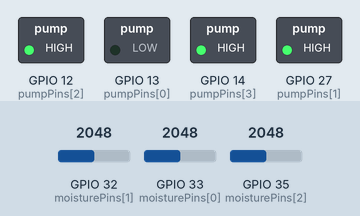
This sketch was run on a simulated ESP32. Parts: switched loads named in the sketch (green lamp = pin HIGH). The inputs (shaded band) are chosen by the test bench; at power-on: GPIO 32 (moisturePins[1]) = 2048, GPIO 33 (moisturePins[0]) = 2048, GPIO 35 (moisturePins[2]) = 2048. WiFi joins after 1.5 s; servers stay silent unless stated; network time is answered at once with the bench clock; the local clock reads 2024-03-15 10:24:30 at power-on unless the sketch sets it; no MQTT or app messages arrive unless stated; what the sketch prints to the serial monitor is not drawn.

Above: at 3.1 s.
3.2 s: GPIO 32 (moisturePins[1]) set to 1564
At 6.5 s:
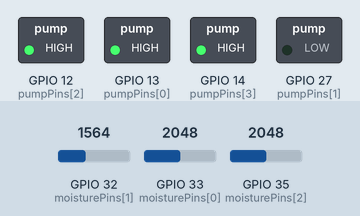
9.1 s: GPIO 32 (moisturePins[1]) set to 1438
At 14.1 s:
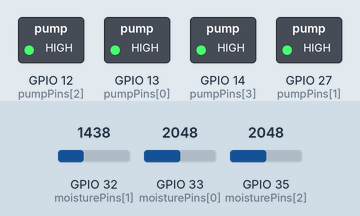
Timing chart, 0 to 15.6 s (numbered marks = the images above; inputs shaded):
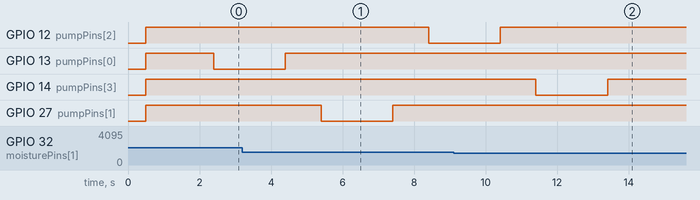

The sketch:

sketch_oct19a.ino
```cpp
#include <WiFi.h>
#include <PubSubClient.h>
#include <WiFiUdp.h>
#include <NTPClient.h>

// ============================================================
// =============== Wi-Fi + MQTT CONFIGURATION =================
// ============================================================

const char* ssid = "yourwifi";
const char* password = "yourpw";

const char* mqttServer = "mqttserver";
const int mqttPort = 1883;

const char* topicStatus       = "irrigation/status";
const char* topicMoisture     = "irrigation/moisture";
const char* topicCommand      = "irrigation/command";
const char* topicBoardStatus  = "irrigation/boardstatus";   // Dashboard LED topic

WiFiClient espClient;
PubSubClient client(espClient);

// ============================================================
// ======================== NTP TIME ============================
// ============================================================

WiFiUDP ntpUDP;
NTPClient timeClient(ntpUDP, "pool.ntp.org", 0, 60000);

// ============================================================
// ===================== IRRIGATION SETTINGS ====================
// ============================================================

const int number_zones = 4;

// Soil moisture thresholds → higher = more dry
const int moistureThresholds[number_zones] = {1500, 1500, 1500, 1500};

// Relay pins for pumps
const int pumpPins[number_zones] = {13, 27, 12, 14};

// Moisture sensor pins (Zone 3 & 4 share pin 35)
const int moisturePins[number_zones] = {33, 32, 35, 35};

// Max pump ON time per zone (ms)
const unsigned long maxRunTime = 2000;

// Delay between zones (ms)
const unsigned long zoneDelay = 1000;

// Sleep duration: 1 week = 7 days * 24h * 3600s
const unsigned long sleepDurationSec = 604800;

// Manual control window: 5 minutes = 300,000 ms
const int ControlTimeWindow = 300000;


// ============================================================
// ===================== FUNCTION DEFINITIONS ===================
// ============================================================

void controlPump(int pumpPin, bool on) {
  digitalWrite(pumpPin, on ? LOW : HIGH);
  Serial.printf("Pump on pin %d %s\n", pumpPin, on ? "ON" : "OFF");
}

int readMoisture(int zoneIndex) {
  if (zoneIndex == 3) return analogRead(moisturePins[2]);
  return analogRead(moisturePins[zoneIndex]);
}

String getTimestamp() {
  timeClient.update();
  unsigned long epochTime = timeClient.getEpochTime(); // seconds since 1970

  // convert to date/time
  int days = epochTime / 86400;
  int secondsToday = epochTime % 86400;

  int hour = secondsToday / 3600;
  int minute = (secondsToday % 3600) / 60;
  int second = secondsToday % 60;

  // simple date calculation (year/month/day)
  int year = 1970;
  int dayOfYear = days;
  while (true) {
    bool leap = (year % 4 == 0 && (year % 100 != 0 || year % 400 == 0));
    int daysInYear = leap ? 366 : 365;
    if (dayOfYear >= daysInYear) {
      dayOfYear -= daysInYear;
      year++;
    } else break;
  }

  int monthDays[12] = {31,28,31,30,31,30,31,31,30,31,30,31};
  if ((year % 4 == 0 && (year % 100 != 0 || year % 400 == 0))) monthDays[1] = 29;

  int month = 0;
  while (dayOfYear >= monthDays[month]) {
    dayOfYear -= monthDays[month];
    month++;
  }
  int day = dayOfYear + 1;

  char buf[25];
  sprintf(buf, "%04d-%02d-%02d %02d:%02d:%02d", year, month+1, day, hour, minute, second);
  return String(buf);
}

void publishAllMoisture() {
  String timestamp = getTimestamp();
  String payload = "{";
  payload += "\"timestamp\":\"" + timestamp + "\",";
  payload += "\"zones\":{";

  for (int i = 0; i < number_zones; i++) {
    int value = readMoisture(i);
    payload += "\"zone" + String(i+1) + "\":" + String(value);
    if (i < number_zones - 1) payload += ",";
  }

  payload += "}}";

  Serial.println("Publishing moisture JSON: " + payload);
  client.publish(topicMoisture, payload.c_str());
}

void irrigateZone(int zoneIndex) {
  unsigned long startTime = millis();
  int moistureValue = readMoisture(zoneIndex);
  int threshold = moistureThresholds[zoneIndex];

  Serial.printf("Zone %d → Moisture %d (Thres %d)\n",
    zoneIndex + 1, moistureValue, threshold);

  if (moistureValue > threshold) {
    Serial.println("DRY → Start irrigation");
    controlPump(pumpPins[zoneIndex], true);

    while (true) {
      client.loop();
      moistureValue = readMoisture(zoneIndex);

      if (moistureValue < threshold) break;
      if (millis() - startTime > maxRunTime) break;

      delay(500);
    }

    controlPump(pumpPins[zoneIndex], false);

  } else {
    Serial.println("MOIST → No irrigation needed");
  }
}


// ============================================================
// ======================== WIFI FIRST =========================
// ============================================================

void connectWiFi() {
  WiFi.begin(ssid, password);
  Serial.print("Connecting to Wi-Fi");
  while (WiFi.status() != WL_CONNECTED) {
    delay(500);
    Serial.print(".");
  }
  Serial.println("\nWi-Fi connected, IP: " + WiFi.localIP().toString());
}


// ============================================================
// ====================== MQTT HANDLING =========================
// ============================================================

void mqttCallback(char* topic, byte* payload, unsigned int length) {
  String msg;
  for (unsigned int i = 0; i < length; i++) msg += (char)payload[i];
  Serial.println("Received command: " + msg);

  int zoneIndex = -1;
  int zonePos = msg.indexOf("\"zone\"");
  if (zonePos != -1) {
    int colonPos = msg.indexOf(':', zonePos);
    int endPos = msg.indexOf(',', colonPos);
    if (endPos == -1) endPos = msg.indexOf('}', colonPos);
    zoneIndex = msg.substring(colonPos + 1, endPos).toInt() - 1;
  }

  String action;
  int actPos = msg.indexOf("\"action\"");
  if (actPos != -1) {
    int first = msg.indexOf('"', actPos + 8);
    int second = msg.indexOf('"', first + 1);
    action = msg.substring(first + 1, second);
  }

  if (zoneIndex >= 0 && zoneIndex < number_zones) {
    if (action == "on") controlPump(pumpPins[zoneIndex], true);
    else if (action == "off") controlPump(pumpPins[zoneIndex], false);
  }
}

void connectMQTT() {
  client.setServer(mqttServer, mqttPort);
  client.setCallback(mqttCallback);

  Serial.print("Connecting to MQTT");
  while (!client.connected()) {
    if (client.connect("ESP32_Irrigation")) {
      Serial.println("\nMQTT connected");
      client.subscribe(topicCommand);
    } else {
      Serial.print(".");
      delay(1000);
    }
  }
}


// ============================================================
// ==================== IRRIGATION EXECUTION ====================
// ============================================================

void runIrrigationCycle() {
  Serial.println("=== Starting Irrigation Cycle ===");
  publishAllMoisture();

  for (int i = 0; i < number_zones; i++) {
    irrigateZone(i);
    delay(zoneDelay);
  }

  Serial.println("=== Irrigation Complete ===");
  client.publish(topicStatus, "Irrigation cycle complete");
}


// ============================================================
// ============================ SETUP ===========================
// ============================================================

void setup() {
  Serial.begin(115200);
  delay(500);

  // Set pump pins as outputs
  for (int i = 0; i < number_zones; i++) {
    pinMode(pumpPins[i], OUTPUT);
    digitalWrite(pumpPins[i], HIGH);  // pumps OFF
  }

  connectWiFi();
  timeClient.begin();
  connectMQTT();

  // ============================================================
  // ======== SEND "AWAKE" MESSAGE (for green dashboard LED) =====
  // ============================================================
  Serial.println("Sending AWAKE status to dashboard...");
  client.publish(topicBoardStatus, "{\"status\":\"awake\"}");
  client.loop();
  delay(300);

  runIrrigationCycle();
  publishAllMoisture();

  // ============================================================
  // ========== MANUAL CONTROL WINDOW (5 minutes) ===============
  // ============================================================
  Serial.println("Manual control enabled for 5 minutes...");
  unsigned long start = millis();
  while (millis() - start < ControlTimeWindow) {
    client.loop();
    delay(100);
  }

  // Ensure all pumps are off
  for (int i = 0; i < number_zones; i++) {
    digitalWrite(pumpPins[i], HIGH);
  }

  // ============================================================
  // ============ SEND DEEP SLEEP MESSAGE (RED LED) ==============
  // ============================================================
  String timestamp = getTimestamp();
  String sleepMsg = "{\"status\":\"sleep\",\"time\":\"" + timestamp + "\"}";
  Serial.println("Sending SLEEP status: " + sleepMsg);
  client.publish(topicBoardStatus, sleepMsg.c_str());
  client.loop();
  delay(300);
  // Wifi and MQTT clean shutdown
  client.disconnect();
  WiFi.disconnect(true);
  Serial.flush();

  // ============================================================
  // =================== ENTER DEEP SLEEP (1 WEEK) ===============
  // ============================================================
  esp_sleep_enable_timer_wakeup((uint64_t)sleepDurationSec * 1000000ULL);
  Serial.println("Entering deep sleep now...");
  esp_deep_sleep_start();
}

void loop() {}
```

Measured:
- the behaviour switches between 1501 and 1500 on GPIO 32 (moisturePins[1]) (found by bisection; images 1 and 2)
